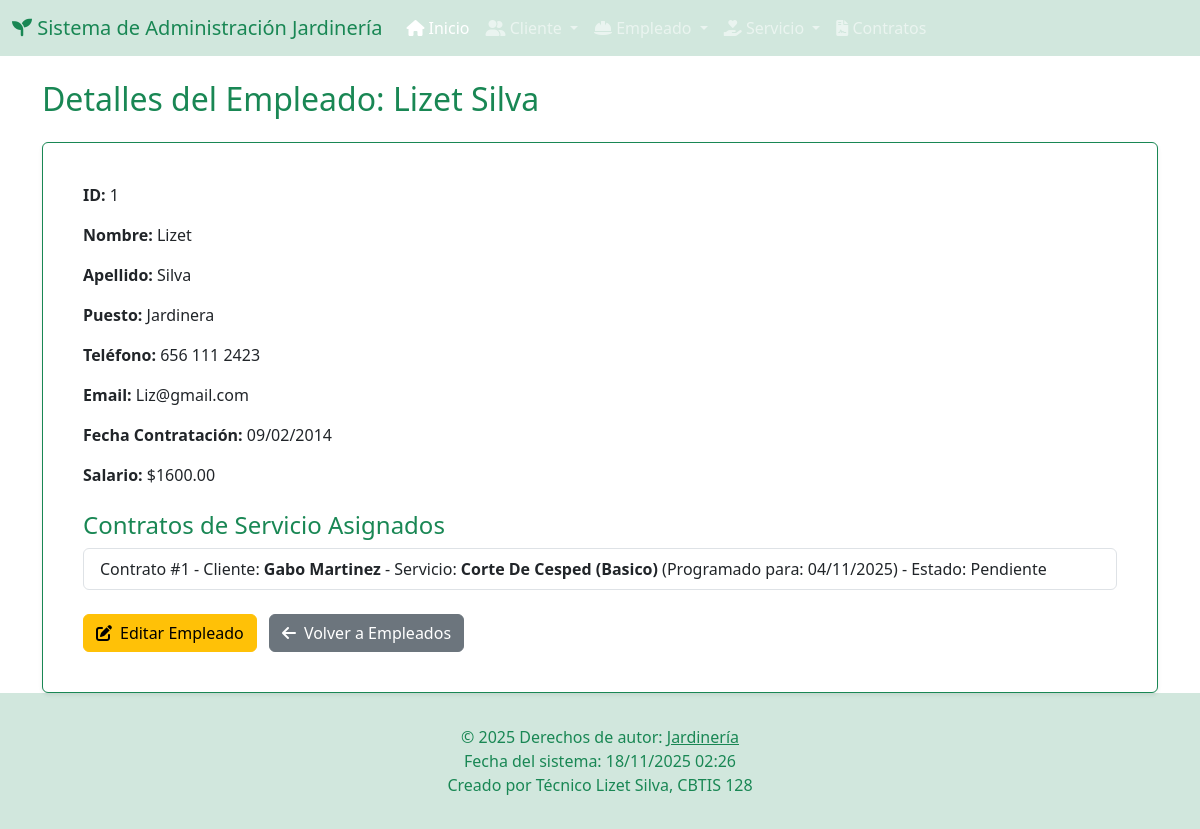
Page /jardineria/empleados/1/ on the committed database.
### app_Jardineria/models.py (models this page shows, shortened)
class Empleado(models.Model):
    nombre = models.CharField(max_length=100)
    apellido = models.CharField(max_length=100)
    puesto = models.CharField(max_length=100)
    telefono = models.CharField(max_length=15, unique=True)
    email = models.EmailField(unique=True)
    fecha_contratacion = models.DateField()
    salario = models.DecimalField(max_digits=10, decimal_places=2)

class ContratoServicio(models.Model):
    cliente = models.ForeignKey(Cliente, on_delete=models.CASCADE, related_name='contratos')
    servicio = models.ForeignKey(Servicio, on_delete=models.CASCADE, related_name='contratos')
    empleados = models.ManyToManyField(Empleado, related_name='servicios_asignados')
    fecha_contrato = models.DateField(auto_now_add=True)
    fecha_programada = models.DateField()
    estado = models.CharField(
        max_length=20,
        choices=[
            ('PENDIENTE', 'Pendiente'),
            ('EN_PROGRESO', 'En Progreso'),
            ('COMPLETADO', 'Completado'),
            ('CANCELADO', 'Cancelado'),
        ],
        default='PENDIENTE'
    )
    observaciones = models.TextField(blank=True, null=True)
    costo_total = models.DecimalField(max_digits=10, decimal_places=2, blank=True, null=True) # Se puede calcular

class Cliente(models.Model):
    nombre = models.CharField(max_length=100)
    apellido = models.CharField(max_length=100)
    telefono = models.CharField(max_length=15, unique=True)
    email = models.EmailField(unique=True)
    direccion = models.CharField(max_length=100) # Corregido Charfield a CharField
    ciudad = models.CharField(max_length=100)
    codigo_postal = models.CharField(max_length=10)

class Servicio(models.Model):
    nombre_servicio = models.CharField(max_length=100)
    descripcion = models.TextField()
    precio = models.DecimalField(max_digits=8, decimal_places=2)
    duracion_estimada_horas = models.DecimalField(max_digits=4, decimal_places=2)
    fecha_creacion = models.DateTimeField(auto_now_add=True)
    activo = models.BooleanField(default=True)
    tipo_servicio = models.CharField(max_length=50, help_text="Ej: Poda, Riego, Diseño, Fumigación")

### app_Jardineria/views.py (the view)
# urls.py: path('empleados/<int:empleado_id>/', views.detalle_empleado, name='detalle_empleado'),
def detalle_empleado(request, empleado_id):
    empleado = get_object_or_404(Empleado, pk=empleado_id)
    servicios_asignados = empleado.servicios_asignados.all() # Accede a través del related_name en ContratoServicio
    return render(request, 'empleado/detalle_empleado.html', {'empleado': empleado, 'servicios_asignados': servicios_asignados})

### app_Jardineria/templates/empleado/detalle_empleado.html (shortened to what this page needs)
{% extends 'base.html' %}
{% block content %}
<h2 class="mb-4 text-success">Detalles del Empleado: {{ empleado.nombre }} {{ empleado.apellido }}</h2>
<div class="card p-4 border-success shadow-sm">
    <div class="card-body">
        <p class="card-text"><strong>ID:</strong> {{ empleado.id }}</p>
        <p class="card-text"><strong>Nombre:</strong> {{ empleado.nombre }}</p>
        <p class="card-text"><strong>Apellido:</strong> {{ empleado.apellido }}</p>
        <p class="card-text"><strong>Puesto:</strong> {{ empleado.puesto }}</p>
        <p class="card-text"><strong>Teléfono:</strong> {{ empleado.telefono }}</p>
        <p class="card-text"><strong>Email:</strong> {{ empleado.email }}</p>
        <p class="card-text"><strong>Fecha Contratación:</strong> {{ empleado.fecha_contratacion|date:"d/m/Y" }}</p>
        <p class="card-text"><strong>Salario:</strong> ${{ empleado.salario|floatformat:2 }}</p>
        <h4 class="mt-4 text-success">Contratos de Servicio Asignados</h4>
        {% if servicios_asignados %}
            <ul class="list-group">
                {% for contrato in servicios_asignados %}
                    <li class="list-group-item">
                        Contrato #{{ contrato.id }} - Cliente: <strong>{{ contrato.cliente.nombre }} {{ contrato.cliente.apellido }}</strong>
                        - Servicio: <strong>{{ contrato.servicio.nombre_servicio }}</strong>
                        (Programado para: {{ contrato.fecha_programada|date:"d/m/Y" }}) - Estado: {{ contrato.get_estado_display }}
                    </li>
                {% endfor %}
            </ul>
        {% else %}
            <p>Este empleado no tiene servicios asignados en contratos.</p>
        {% endif %}
        <div class="mt-4">
            <a href="{% url 'actualizar_empleado' empleado.id %}" class="btn btn-warning me-2"><i class="fas fa-edit me-2"></i>Editar Empleado</a>
            <a href="{% url 'ver_empleados' %}" class="btn btn-secondary"><i class="fas fa-arrow-left me-2"></i>Volver a Empleados</a>
        </div>
    </div>
</div>
{% endblock %}

### app_Jardineria/templates/base.html (style rules this page uses)
body { display: flex; flex-direction: column; min-height: 100vh; }

### rows in the picture
Empleado: nombre "Lizet", apellido "Silva", id "1", puesto "Jardinera", telefono "656 111 2423", email "Liz@gmail.com", fecha_contratacion "09/02/2014", salario "1600.00"
ContratoServicio: id "1", cliente.nombre "Gabo", cliente.apellido "Martinez", servicio.nombre_servicio "Corte De Cesped (Basico)", fecha_programada "04/11/2025", estado "Pendiente"
